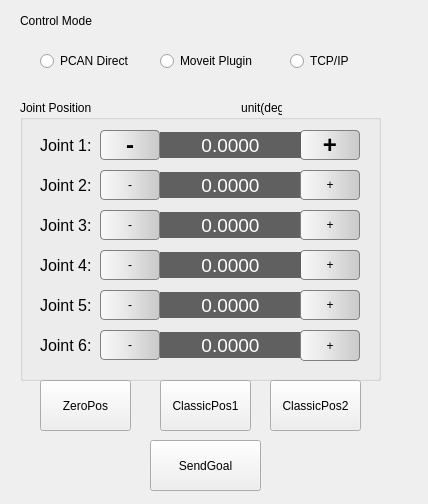
<?xml version="1.0" encoding="UTF-8"?>
<ui version="4.0">
 <class>MainWindow</class>
 <widget class="QMainWindow" name="MainWindow">
  <property name="geometry">
   <rect>
    <x>0</x>
    <y>0</y>
    <width>428</width>
    <height>504</height>
   </rect>
  </property>
  <property name="windowTitle">
   <string>Control Panel</string>
  </property>
  <widget class="QWidget" name="centralWidget">
   <widget class="QGroupBox" name="gbx_control">
    <property name="geometry">
     <rect>
      <x>20</x>
      <y>100</y>
      <width>361</width>
      <height>281</height>
     </rect>
    </property>
    <property name="styleSheet">
     <string notr="true"/>
    </property>
    <property name="title">
     <string>Joint Position                                             unit(deg.)</string>
    </property>
    <widget class="QLabel" name="lb_joint5">
     <property name="geometry">
      <rect>
       <x>140</x>
       <y>192</y>
       <width>141</width>
       <height>26</height>
      </rect>
     </property>
     <property name="sizePolicy">
      <sizepolicy hsizetype="Expanding" vsizetype="Preferred">
       <horstretch>0</horstretch>
       <verstretch>0</verstretch>
      </sizepolicy>
     </property>
     <property name="font">
      <font>
       <pointsize>14</pointsize>
      </font>
     </property>
     <property name="styleSheet">
      <string notr="true">background-color: rgb(96, 96, 96);
color: white;</string>
     </property>
     <property name="text">
      <string>0.0000</string>
     </property>
     <property name="alignment">
      <set>Qt::AlignCenter</set>
     </property>
    </widget>
    <widget class="QPushButton" name="pbn_joint4Left">
     <property name="geometry">
      <rect>
       <x>80</x>
       <y>150</y>
       <width>60</width>
       <height>30</height>
      </rect>
     </property>
     <property name="sizePolicy">
      <sizepolicy hsizetype="Fixed" vsizetype="Fixed">
       <horstretch>0</horstretch>
       <verstretch>0</verstretch>
      </sizepolicy>
     </property>
     <property name="focusPolicy">
      <enum>Qt::NoFocus</enum>
     </property>
     <property name="styleSheet">
      <string notr="true">background-color: qlineargradient( x1:0, y1:0, x2:1, y2:0, stop:0 #F9F9F9, stop:0.4  #E9E9E9, stop:0.7 #D9D9D9, stop:1 #C9C9C9);
font: bold 18pt &quot;Ubuntu&quot;;
border: 1px solid rgb(128, 128, 128);
border-radius: 4px;</string>
     </property>
     <property name="text">
      <string>-</string>
     </property>
     <property name="autoRepeat">
      <bool>true</bool>
     </property>
    </widget>
    <widget class="QLabel" name="lb_joint2">
     <property name="geometry">
      <rect>
       <x>140</x>
       <y>72</y>
       <width>141</width>
       <height>26</height>
      </rect>
     </property>
     <property name="sizePolicy">
      <sizepolicy hsizetype="Expanding" vsizetype="Preferred">
       <horstretch>0</horstretch>
       <verstretch>0</verstretch>
      </sizepolicy>
     </property>
     <property name="font">
      <font>
       <pointsize>14</pointsize>
      </font>
     </property>
     <property name="styleSheet">
      <string notr="true">background-color: rgb(96, 96, 96);
color: white;</string>
     </property>
     <property name="text">
      <string>0.0000</string>
     </property>
     <property name="alignment">
      <set>Qt::AlignCenter</set>
     </property>
    </widget>
    <widget class="QPushButton" name="pbn_joint6Left">
     <property name="geometry">
      <rect>
       <x>80</x>
       <y>230</y>
       <width>60</width>
       <height>30</height>
      </rect>
     </property>
     <property name="sizePolicy">
      <sizepolicy hsizetype="Fixed" vsizetype="Fixed">
       <horstretch>0</horstretch>
       <verstretch>0</verstretch>
      </sizepolicy>
     </property>
     <property name="focusPolicy">
      <enum>Qt::NoFocus</enum>
     </property>
     <property name="styleSheet">
      <string notr="true">background-color: qlineargradient( x1:0, y1:0, x2:1, y2:0, stop:0 #F9F9F9, stop:0.4  #E9E9E9, stop:0.7 #D9D9D9, stop:1 #C9C9C9);
font: bold 18pt &quot;Ubuntu&quot;;
border: 1px solid rgb(128, 128, 128);
border-radius: 4px;</string>
     </property>
     <property name="text">
      <string>-</string>
     </property>
     <property name="autoRepeat">
      <bool>true</bool>
     </property>
    </widget>
    <widget class="QPushButton" name="pbn_joint2Left">
     <property name="geometry">
      <rect>
       <x>80</x>
       <y>70</y>
       <width>60</width>
       <height>30</height>
      </rect>
     </property>
     <property name="sizePolicy">
      <sizepolicy hsizetype="Fixed" vsizetype="Fixed">
       <horstretch>0</horstretch>
       <verstretch>0</verstretch>
      </sizepolicy>
     </property>
     <property name="focusPolicy">
      <enum>Qt::NoFocus</enum>
     </property>
     <property name="styleSheet">
      <string notr="true">background-color: qlineargradient( x1:0, y1:0, x2:1, y2:0, stop:0 #F9F9F9, stop:0.4  #E9E9E9, stop:0.7 #D9D9D9, stop:1 #C9C9C9);
font: bold 18pt &quot;Ubuntu&quot;;
border: 1px solid rgb(128, 128, 128);
border-radius: 4px;</string>
     </property>
     <property name="text">
      <string>-</string>
     </property>
     <property name="autoRepeat">
      <bool>true</bool>
     </property>
    </widget>
    <widget class="QLabel" name="lb_joint3">
     <property name="geometry">
      <rect>
       <x>140</x>
       <y>112</y>
       <width>141</width>
       <height>26</height>
      </rect>
     </property>
     <property name="sizePolicy">
      <sizepolicy hsizetype="Expanding" vsizetype="Preferred">
       <horstretch>0</horstretch>
       <verstretch>0</verstretch>
      </sizepolicy>
     </property>
     <property name="font">
      <font>
       <pointsize>14</pointsize>
      </font>
     </property>
     <property name="styleSheet">
      <string notr="true">background-color: rgb(96, 96, 96);
color: white;</string>
     </property>
     <property name="text">
      <string>0.0000</string>
     </property>
     <property name="alignment">
      <set>Qt::AlignCenter</set>
     </property>
    </widget>
    <widget class="QPushButton" name="pbn_joint4Right">
     <property name="geometry">
      <rect>
       <x>280</x>
       <y>150</y>
       <width>60</width>
       <height>30</height>
      </rect>
     </property>
     <property name="sizePolicy">
      <sizepolicy hsizetype="Fixed" vsizetype="Fixed">
       <horstretch>0</horstretch>
       <verstretch>0</verstretch>
      </sizepolicy>
     </property>
     <property name="focusPolicy">
      <enum>Qt::NoFocus</enum>
     </property>
     <property name="styleSheet">
      <string notr="true">background-color: qlineargradient( x1:0, y1:0, x2:1, y2:0, stop:0 #F9F9F9, stop:0.4  #E9E9E9, stop:0.7 #D9D9D9, stop:1 #C9C9C9);
font: bold 18pt &quot;Ubuntu&quot;;
border: 1px solid rgb(128, 128, 128);
border-radius: 4px;</string>
     </property>
     <property name="text">
      <string>+</string>
     </property>
     <property name="autoRepeat">
      <bool>true</bool>
     </property>
    </widget>
    <widget class="QPushButton" name="pbn_joint1Right">
     <property name="geometry">
      <rect>
       <x>280</x>
       <y>30</y>
       <width>60</width>
       <height>30</height>
      </rect>
     </property>
     <property name="sizePolicy">
      <sizepolicy hsizetype="Fixed" vsizetype="Fixed">
       <horstretch>0</horstretch>
       <verstretch>0</verstretch>
      </sizepolicy>
     </property>
     <property name="font">
      <font>
       <family>Ubuntu</family>
       <pointsize>18</pointsize>
       <weight>75</weight>
       <italic>false</italic>
       <bold>true</bold>
      </font>
     </property>
     <property name="focusPolicy">
      <enum>Qt::NoFocus</enum>
     </property>
     <property name="styleSheet">
      <string notr="true">background-color: qlineargradient( x1:0, y1:0, x2:1, y2:0, stop:0 #F9F9F9, stop:0.4  #E9E9E9, stop:0.7 #D9D9D9, stop:1 #C9C9C9);
font: bold 18pt &quot;Ubuntu&quot;;
border: 1px solid rgb(128, 128, 128);
border-radius: 4px;</string>
     </property>
     <property name="text">
      <string>+</string>
     </property>
     <property name="autoRepeat">
      <bool>true</bool>
     </property>
    </widget>
    <widget class="QLabel" name="lb_joint6">
     <property name="geometry">
      <rect>
       <x>140</x>
       <y>232</y>
       <width>141</width>
       <height>26</height>
      </rect>
     </property>
     <property name="sizePolicy">
      <sizepolicy hsizetype="Expanding" vsizetype="Preferred">
       <horstretch>0</horstretch>
       <verstretch>0</verstretch>
      </sizepolicy>
     </property>
     <property name="font">
      <font>
       <pointsize>14</pointsize>
      </font>
     </property>
     <property name="styleSheet">
      <string notr="true">background-color: rgb(96, 96, 96);
color: white;</string>
     </property>
     <property name="text">
      <string>0.0000</string>
     </property>
     <property name="alignment">
      <set>Qt::AlignCenter</set>
     </property>
    </widget>
    <widget class="QPushButton" name="pbn_joint6Right">
     <property name="geometry">
      <rect>
       <x>280</x>
       <y>230</y>
       <width>60</width>
       <height>31</height>
      </rect>
     </property>
     <property name="sizePolicy">
      <sizepolicy hsizetype="Fixed" vsizetype="Fixed">
       <horstretch>0</horstretch>
       <verstretch>0</verstretch>
      </sizepolicy>
     </property>
     <property name="focusPolicy">
      <enum>Qt::NoFocus</enum>
     </property>
     <property name="styleSheet">
      <string notr="true">background-color: qlineargradient( x1:0, y1:0, x2:1, y2:0, stop:0 #F9F9F9, stop:0.4  #E9E9E9, stop:0.7 #D9D9D9, stop:1 #C9C9C9);
font: bold 18pt &quot;Ubuntu&quot;;
border: 1px solid rgb(128, 128, 128);
border-radius: 4px;</string>
     </property>
     <property name="text">
      <string>+</string>
     </property>
     <property name="autoRepeat">
      <bool>true</bool>
     </property>
    </widget>
    <widget class="QPushButton" name="pbn_joint3Left">
     <property name="geometry">
      <rect>
       <x>80</x>
       <y>110</y>
       <width>60</width>
       <height>30</height>
      </rect>
     </property>
     <property name="sizePolicy">
      <sizepolicy hsizetype="Fixed" vsizetype="Fixed">
       <horstretch>0</horstretch>
       <verstretch>0</verstretch>
      </sizepolicy>
     </property>
     <property name="focusPolicy">
      <enum>Qt::NoFocus</enum>
     </property>
     <property name="styleSheet">
      <string notr="true">background-color: qlineargradient( x1:0, y1:0, x2:1, y2:0, stop:0 #F9F9F9, stop:0.4  #E9E9E9, stop:0.7 #D9D9D9, stop:1 #C9C9C9);
font: bold 18pt &quot;Ubuntu&quot;;
border: 1px solid rgb(128, 128, 128);
border-radius: 4px;</string>
     </property>
     <property name="text">
      <string>-</string>
     </property>
     <property name="autoRepeat">
      <bool>true</bool>
     </property>
    </widget>
    <widget class="QLabel" name="lb_joint4">
     <property name="geometry">
      <rect>
       <x>140</x>
       <y>152</y>
       <width>141</width>
       <height>26</height>
      </rect>
     </property>
     <property name="sizePolicy">
      <sizepolicy hsizetype="Expanding" vsizetype="Preferred">
       <horstretch>0</horstretch>
       <verstretch>0</verstretch>
      </sizepolicy>
     </property>
     <property name="font">
      <font>
       <pointsize>14</pointsize>
      </font>
     </property>
     <property name="styleSheet">
      <string notr="true">background-color: rgb(96, 96, 96);
color: white;</string>
     </property>
     <property name="text">
      <string>0.0000</string>
     </property>
     <property name="alignment">
      <set>Qt::AlignCenter</set>
     </property>
    </widget>
    <widget class="QPushButton" name="pbn_joint2Right">
     <property name="geometry">
      <rect>
       <x>280</x>
       <y>70</y>
       <width>60</width>
       <height>30</height>
      </rect>
     </property>
     <property name="sizePolicy">
      <sizepolicy hsizetype="Fixed" vsizetype="Fixed">
       <horstretch>0</horstretch>
       <verstretch>0</verstretch>
      </sizepolicy>
     </property>
     <property name="focusPolicy">
      <enum>Qt::NoFocus</enum>
     </property>
     <property name="styleSheet">
      <string notr="true">background-color: qlineargradient( x1:0, y1:0, x2:1, y2:0, stop:0 #F9F9F9, stop:0.4  #E9E9E9, stop:0.7 #D9D9D9, stop:1 #C9C9C9);
font: bold 18pt &quot;Ubuntu&quot;;
border: 1px solid rgb(128, 128, 128);
border-radius: 4px;</string>
     </property>
     <property name="text">
      <string>+</string>
     </property>
     <property name="autoRepeat">
      <bool>true</bool>
     </property>
    </widget>
    <widget class="QPushButton" name="pbn_joint5Right">
     <property name="geometry">
      <rect>
       <x>280</x>
       <y>190</y>
       <width>60</width>
       <height>30</height>
      </rect>
     </property>
     <property name="sizePolicy">
      <sizepolicy hsizetype="Fixed" vsizetype="Fixed">
       <horstretch>0</horstretch>
       <verstretch>0</verstretch>
      </sizepolicy>
     </property>
     <property name="focusPolicy">
      <enum>Qt::NoFocus</enum>
     </property>
     <property name="styleSheet">
      <string notr="true">background-color: qlineargradient( x1:0, y1:0, x2:1, y2:0, stop:0 #F9F9F9, stop:0.4  #E9E9E9, stop:0.7 #D9D9D9, stop:1 #C9C9C9);
font: bold 18pt &quot;Ubuntu&quot;;
border: 1px solid rgb(128, 128, 128);
border-radius: 4px;</string>
     </property>
     <property name="text">
      <string>+</string>
     </property>
     <property name="autoRepeat">
      <bool>true</bool>
     </property>
    </widget>
    <widget class="QPushButton" name="pbn_joint1Left">
     <property name="geometry">
      <rect>
       <x>80</x>
       <y>30</y>
       <width>60</width>
       <height>30</height>
      </rect>
     </property>
     <property name="sizePolicy">
      <sizepolicy hsizetype="Fixed" vsizetype="Fixed">
       <horstretch>0</horstretch>
       <verstretch>0</verstretch>
      </sizepolicy>
     </property>
     <property name="font">
      <font>
       <family>Ubuntu</family>
       <pointsize>18</pointsize>
       <weight>75</weight>
       <italic>false</italic>
       <bold>true</bold>
      </font>
     </property>
     <property name="focusPolicy">
      <enum>Qt::NoFocus</enum>
     </property>
     <property name="styleSheet">
      <string notr="true">background-color: qlineargradient( x1:0, y1:0, x2:1, y2:0, stop:0 #F9F9F9, stop:0.4  #E9E9E9, stop:0.7 #D9D9D9, stop:1 #C9C9C9);
font: bold 18pt &quot;Ubuntu&quot;;
border: 1px solid rgb(128, 128, 128);
border-radius: 4px;</string>
     </property>
     <property name="text">
      <string>-</string>
     </property>
     <property name="autoRepeat">
      <bool>true</bool>
     </property>
    </widget>
    <widget class="QLabel" name="lb_joint1">
     <property name="geometry">
      <rect>
       <x>140</x>
       <y>32</y>
       <width>141</width>
       <height>26</height>
      </rect>
     </property>
     <property name="sizePolicy">
      <sizepolicy hsizetype="Expanding" vsizetype="Preferred">
       <horstretch>0</horstretch>
       <verstretch>0</verstretch>
      </sizepolicy>
     </property>
     <property name="font">
      <font>
       <pointsize>14</pointsize>
      </font>
     </property>
     <property name="styleSheet">
      <string notr="true">background-color: rgb(96, 96, 96);
color: white;</string>
     </property>
     <property name="text">
      <string>0.0000</string>
     </property>
     <property name="alignment">
      <set>Qt::AlignCenter</set>
     </property>
    </widget>
    <widget class="QPushButton" name="pbn_joint5Left">
     <property name="geometry">
      <rect>
       <x>80</x>
       <y>190</y>
       <width>60</width>
       <height>30</height>
      </rect>
     </property>
     <property name="sizePolicy">
      <sizepolicy hsizetype="Fixed" vsizetype="Fixed">
       <horstretch>0</horstretch>
       <verstretch>0</verstretch>
      </sizepolicy>
     </property>
     <property name="focusPolicy">
      <enum>Qt::NoFocus</enum>
     </property>
     <property name="styleSheet">
      <string notr="true">background-color: qlineargradient( x1:0, y1:0, x2:1, y2:0, stop:0 #F9F9F9, stop:0.4  #E9E9E9, stop:0.7 #D9D9D9, stop:1 #C9C9C9);
font: bold 18pt &quot;Ubuntu&quot;;
border: 1px solid rgb(128, 128, 128);
border-radius: 4px;</string>
     </property>
     <property name="text">
      <string>-</string>
     </property>
     <property name="autoRepeat">
      <bool>true</bool>
     </property>
    </widget>
    <widget class="QPushButton" name="pbn_joint3Right">
     <property name="geometry">
      <rect>
       <x>280</x>
       <y>110</y>
       <width>60</width>
       <height>30</height>
      </rect>
     </property>
     <property name="sizePolicy">
      <sizepolicy hsizetype="Fixed" vsizetype="Fixed">
       <horstretch>0</horstretch>
       <verstretch>0</verstretch>
      </sizepolicy>
     </property>
     <property name="focusPolicy">
      <enum>Qt::NoFocus</enum>
     </property>
     <property name="styleSheet">
      <string notr="true">background-color: qlineargradient( x1:0, y1:0, x2:1, y2:0, stop:0 #F9F9F9, stop:0.4  #E9E9E9, stop:0.7 #D9D9D9, stop:1 #C9C9C9);
font: bold 18pt &quot;Ubuntu&quot;;
border: 1px solid rgb(128, 128, 128);
border-radius: 4px;</string>
     </property>
     <property name="text">
      <string>+</string>
     </property>
     <property name="autoRepeat">
      <bool>true</bool>
     </property>
    </widget>
    <widget class="QLabel" name="label_7">
     <property name="geometry">
      <rect>
       <x>20</x>
       <y>30</y>
       <width>61</width>
       <height>30</height>
      </rect>
     </property>
     <property name="font">
      <font>
       <pointsize>12</pointsize>
      </font>
     </property>
     <property name="text">
      <string>Joint 1:</string>
     </property>
    </widget>
    <widget class="QLabel" name="label_10">
     <property name="geometry">
      <rect>
       <x>20</x>
       <y>70</y>
       <width>67</width>
       <height>30</height>
      </rect>
     </property>
     <property name="font">
      <font>
       <pointsize>12</pointsize>
      </font>
     </property>
     <property name="text">
      <string>Joint 2:</string>
     </property>
    </widget>
    <widget class="QLabel" name="label_11">
     <property name="geometry">
      <rect>
       <x>20</x>
       <y>110</y>
       <width>67</width>
       <height>30</height>
      </rect>
     </property>
     <property name="font">
      <font>
       <pointsize>12</pointsize>
      </font>
     </property>
     <property name="text">
      <string>Joint 3:</string>
     </property>
    </widget>
    <widget class="QLabel" name="label_13">
     <property name="geometry">
      <rect>
       <x>20</x>
       <y>150</y>
       <width>67</width>
       <height>30</height>
      </rect>
     </property>
     <property name="font">
      <font>
       <pointsize>12</pointsize>
      </font>
     </property>
     <property name="text">
      <string>Joint 4:</string>
     </property>
    </widget>
    <widget class="QLabel" name="label_15">
     <property name="geometry">
      <rect>
       <x>20</x>
       <y>190</y>
       <width>67</width>
       <height>30</height>
      </rect>
     </property>
     <property name="font">
      <font>
       <pointsize>12</pointsize>
      </font>
     </property>
     <property name="text">
      <string>Joint 5:</string>
     </property>
    </widget>
    <widget class="QLabel" name="label_17">
     <property name="geometry">
      <rect>
       <x>20</x>
       <y>230</y>
       <width>67</width>
       <height>30</height>
      </rect>
     </property>
     <property name="font">
      <font>
       <pointsize>12</pointsize>
      </font>
     </property>
     <property name="text">
      <string>Joint 6:</string>
     </property>
    </widget>
   </widget>
   <widget class="QPushButton" name="pbn_sendGoal">
    <property name="geometry">
     <rect>
      <x>150</x>
      <y>440</y>
      <width>111</width>
      <height>51</height>
     </rect>
    </property>
    <property name="text">
     <string>SendGoal</string>
    </property>
   </widget>
   <widget class="QRadioButton" name="rbx_pcan">
    <property name="geometry">
     <rect>
      <x>40</x>
      <y>50</y>
      <width>111</width>
      <height>22</height>
     </rect>
    </property>
    <property name="text">
     <string>PCAN Direct</string>
    </property>
   </widget>
   <widget class="QRadioButton" name="rbx_tcp">
    <property name="geometry">
     <rect>
      <x>290</x>
      <y>50</y>
      <width>81</width>
      <height>22</height>
     </rect>
    </property>
    <property name="text">
     <string>TCP/IP</string>
    </property>
   </widget>
   <widget class="QLabel" name="label">
    <property name="geometry">
     <rect>
      <x>20</x>
      <y>10</y>
      <width>101</width>
      <height>21</height>
     </rect>
    </property>
    <property name="text">
     <string>Control Mode</string>
    </property>
   </widget>
   <widget class="QPushButton" name="pbn_zero">
    <property name="geometry">
     <rect>
      <x>40</x>
      <y>380</y>
      <width>91</width>
      <height>51</height>
     </rect>
    </property>
    <property name="text">
     <string>ZeroPos</string>
    </property>
   </widget>
   <widget class="QRadioButton" name="rbx_moveit">
    <property name="geometry">
     <rect>
      <x>160</x>
      <y>50</y>
      <width>121</width>
      <height>22</height>
     </rect>
    </property>
    <property name="text">
     <string>Moveit Plugin</string>
    </property>
   </widget>
   <widget class="QPushButton" name="pbn_classicPos1">
    <property name="geometry">
     <rect>
      <x>160</x>
      <y>380</y>
      <width>91</width>
      <height>51</height>
     </rect>
    </property>
    <property name="text">
     <string>ClassicPos1</string>
    </property>
   </widget>
   <widget class="QPushButton" name="pbn_classicPos2">
    <property name="geometry">
     <rect>
      <x>270</x>
      <y>380</y>
      <width>91</width>
      <height>51</height>
     </rect>
    </property>
    <property name="text">
     <string>ClassicPos2</string>
    </property>
   </widget>
  </widget>
 </widget>
 <layoutdefault spacing="6" margin="11"/>
 <resources/>
 <connections/>
</ui>
